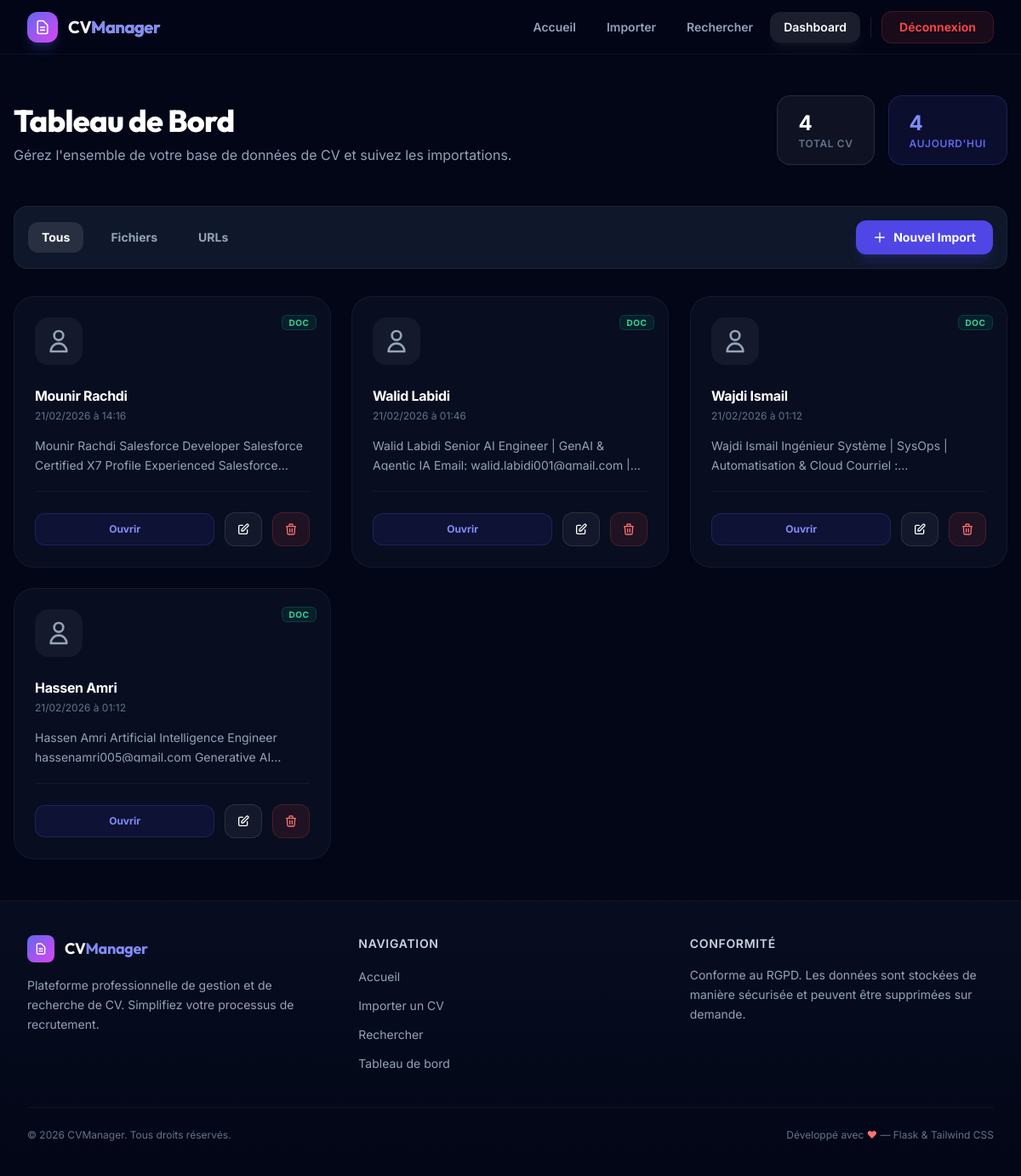
Page /dashboard (signed in) on the earlier database version.
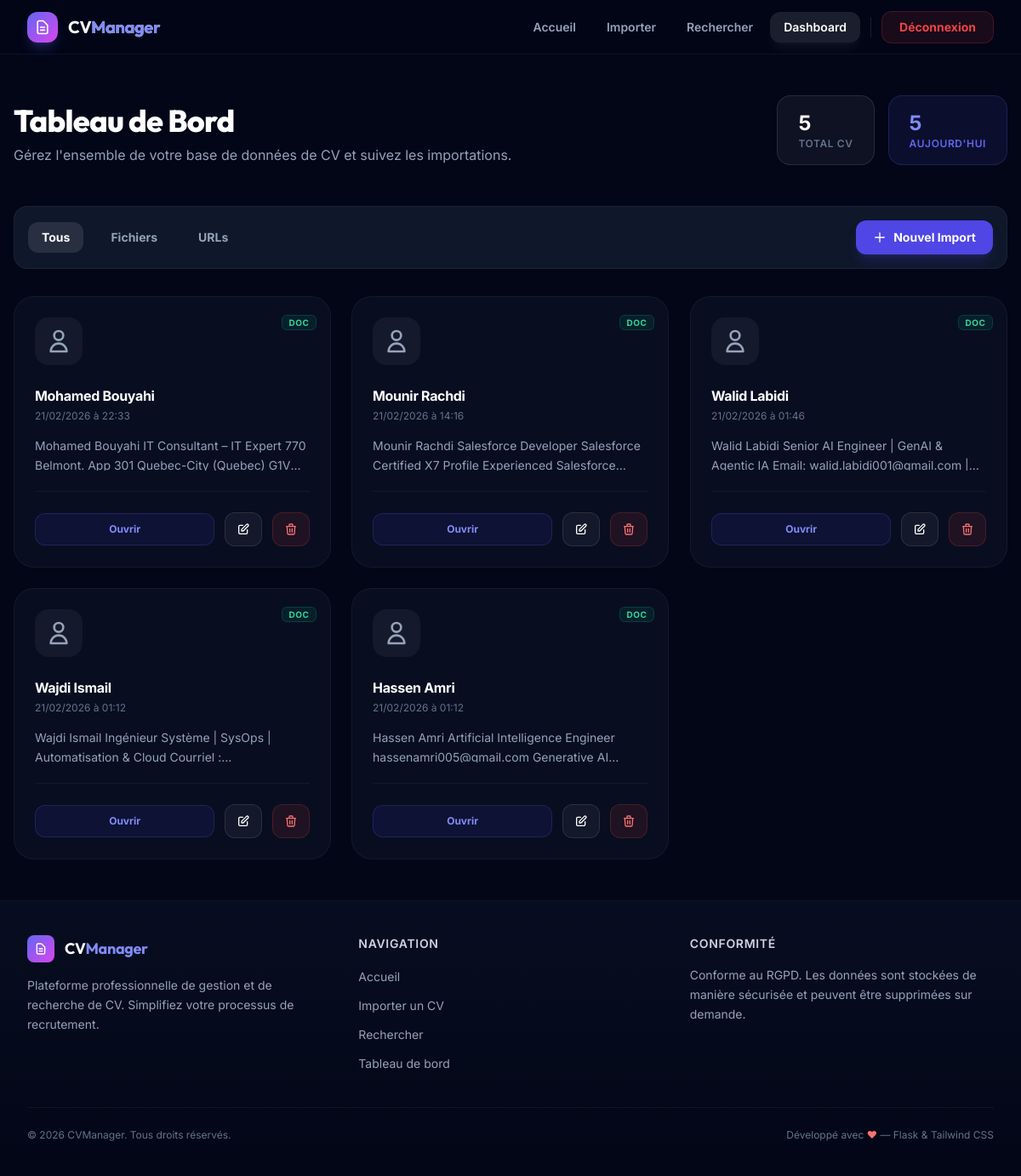
Same page on the later database version.
### tables this page shows
CREATE TABLE cvs (
            id INTEGER PRIMARY KEY AUTOINCREMENT,
            filename TEXT NOT NULL,
            original_filename TEXT,
            file_type TEXT DEFAULT 'file',
            url TEXT,
            text TEXT,
            metadata_json TEXT DEFAULT '{}',
            created_at DATETIME DEFAULT CURRENT_TIMESTAMP,
            updated_at DATETIME DEFAULT CURRENT_TIMESTAMP
        );

### app.py (the view)
@app.route('/dashboard')
@login_required
def dashboard():
    page = request.args.get('page', 1, type=int)
    filter_type = request.args.get('type', '')
    cvs, total, total_pages = get_all_cvs(page=page, file_type=filter_type)
    stats = get_stats()
    return render_template(
        'dashboard.html',
        cvs=cvs,
        total=total,
        page=page,
        total_pages=total_pages,
        stats=stats,
        filter_type=filter_type
    )

### templates/dashboard.html (shortened to what this page needs)
{% extends 'base.html' %}
{% block content %}
<div class="max-w-7xl mx-auto px-4 py-12">
    <div class="flex flex-col lg:flex-row lg:items-end justify-between gap-8 mb-12">
        <div>
            <h1 class="text-4xl font-display font-extrabold text-white mb-2">Tableau de Bord</h1>
            <p class="text-surface-400">Gérez l'ensemble de votre base de données de CV et suivez les importations.</p>
        </div>
        <div class="flex gap-4">
            <div class="px-6 py-4 rounded-2xl bg-white/5 border border-white/10">
                <div class="text-2xl font-bold text-white">{{ stats.total }}</div>
                <div class="text-xs font-semibold text-surface-500 uppercase tracking-wider">Total CV</div>
            </div>
            <div class="px-6 py-4 rounded-2xl bg-brand-500/10 border border-brand-500/20">
                <div class="text-2xl font-bold text-brand-400">{{ stats.today }}</div>
                <div class="text-xs font-semibold text-brand-500 uppercase tracking-wider">Aujourd'hui</div>
            </div>
        </div>
    </div>
    <div
        class="flex flex-col md:flex-row md:items-center justify-between gap-6 mb-8 bg-surface-900 border border-white/5 p-4 rounded-2xl">
        <div class="flex items-center gap-4">
            <a href="{{ url_for('dashboard') }}"
                class="px-4 py-2 rounded-xl text-sm font-bold transition-all {% if not filter_type %}bg-white/10 text-white{% else %}text-surface-400 hover:text-white hover:bg-white/5{% endif %}">Tous</a>
            <a href="{{ url_for('dashboard', type='file') }}"
                class="px-4 py-2 rounded-xl text-sm font-bold transition-all {% if filter_type == 'file' %}bg-white/10 text-white{% else %}text-surface-400 hover:text-white hover:bg-white/5{% endif %}">Fichiers</a>
            <a href="{{ url_for('dashboard', type='url') }}"
                class="px-4 py-2 rounded-xl text-sm font-bold transition-all {% if filter_type == 'url' %}bg-white/10 text-white{% else %}text-surface-400 hover:text-white hover:bg-white/5{% endif %}">URLs</a>
        </div>
        <a href="{{ url_for('upload') }}"
            class="inline-flex items-center gap-2 px-5 py-2.5 bg-brand-600 hover:bg-brand-500 text-white text-sm font-bold rounded-xl transition-all shadow-lg shadow-brand-600/20">
            <svg class="w-4 h-4" fill="none" stroke="currentColor" viewBox="0 0 24 24">
                <path stroke-linecap="round" stroke-linejoin="round" stroke-width="2" d="M12 4v16m8-8H4" />
            </svg>
            Nouvel Import
        </a>
    </div>
    {% if cvs %}
    <div class="grid grid-cols-1 md:grid-cols-2 lg:grid-cols-3 xl:grid-cols-4 gap-6">
        {% for cv in cvs %}
        {% set meta = cv.metadata_json|from_json %}
        <div class="group relative bg-surface-900/50 border border-white/5 hover:border-brand-500/30 rounded-3xl p-6 transition-all duration-300 animate-scale-in hover:-translate-y-1 hover:shadow-2xl hover:shadow-brand-500/10 cursor-pointer"
            onclick="if(!window.preventClick) location.href='{{ url_for('view_cv', cv_id=cv.id) }}'"
            style="animation-delay: {{ loop.index0 * 0.03 }}s">
            <div class="absolute top-4 right-4">
                {% if cv.file_type == 'file' %}
                <span
                    class="px-2 py-0.5 rounded-md bg-emerald-500/10 text-emerald-400 text-[10px] font-bold uppercase tracking-wider border border-emerald-500/20">DOC</span>
                {% else %}
                <span
                    class="px-2 py-0.5 rounded-md bg-blue-500/10 text-blue-400 text-[10px] font-bold uppercase tracking-wider border border-blue-500/20">URL</span>
                {% endif %}
            </div>
            <div
                class="w-14 h-14 rounded-2xl bg-white/5 flex items-center justify-center text-surface-400 mb-6 group-hover:bg-brand-500/10 group-hover:text-brand-400 transition-all duration-300">
                <svg class="w-8 h-8" fill="none" stroke="currentColor" viewBox="0 0 24 24">
                    <path stroke-linecap="round" stroke-linejoin="round" stroke-width="2"
                        d="M16 7a4 4 0 11-8 0 4 4 0 018 0zM12 14a7 7 0 00-7 7h14a7 7 0 00-7-7z" />
                </svg>
            </div>
            <h3 class="font-bold text-white mb-1 truncate" title="{{ cv.original_filename }}">
                {{ meta.name if meta.name and meta.name != 'Inconnu' else cv.original_filename|preview(30) }}
            </h3>
            <p class="text-xs text-surface-500 mb-4">{{ cv.created_at|format_date }}</p>
            <p class="text-sm text-surface-400 leading-relaxed line-clamp-2 mb-6 h-10">
                {{ cv.text|preview(100) if cv.text else "Contenu en attente..." }}
            </p>
            <div class="flex items-center justify-between gap-3 pt-6 border-t border-white/5"
                onclick="window.preventClick = true; setTimeout(() => window.preventClick = false, 100)">
                <a href="{{ url_for('view_cv', cv_id=cv.id) }}"
                    class="flex-1 inline-flex items-center justify-center py-2.5 bg-brand-600/10 hover:bg-brand-600 text-brand-400 hover:text-white text-xs font-bold rounded-xl transition-all border border-brand-500/20">
                    Ouvrir
                </a>
                <a href="{{ url_for('edit_cv', cv_id=cv.id) }}"
                    class="w-11 h-10 flex items-center justify-center bg-white/5 hover:bg-white/10 text-white rounded-xl transition-all border border-white/10"
                    title="Modifier">
                    <svg class="w-4 h-4" fill="none" stroke="currentColor" viewBox="0 0 24 24">
                        <path stroke-linecap="round" stroke-linejoin="round" stroke-width="2"
                            d="M11 5H6a2 2 0 00-2 2v11a2 2 0 002 2h11a2 2 0 002-2v-5m-1.414-9.414a2 2 0 112.828 2.828L11.828 15H9v-2.828l8.586-8.586z" />
                    </svg>
                </a>
                <form action="{{ url_for('delete_cv_route', cv_id=cv.id) }}" method="POST"
                    onsubmit="return confirm('Supprimer ce CV ?')" class="contents">
                    <button type="submit"
                        class="w-11 h-10 flex items-center justify-center bg-red-500/10 hover:bg-red-500 text-red-400 hover:text-white rounded-xl transition-all border border-red-500/20"
                        title="Supprimer">
                        <svg class="w-4 h-4" fill="none" stroke="currentColor" viewBox="0 0 24 24">
                            <path stroke-linecap="round" stroke-linejoin="round" stroke-width="2"
                                d="M19 7l-.867 12.142A2 2 0 0116.138 21H7.862a2 2 0 01-1.995-1.858L5 7m5 4v6m4-6v6m1-10V4a1 1 0 00-1-1h-4a1 1 0 00-1 1v3M4 7h16" />
                        </svg>
                    </button>
                </form>
            </div>
        </div>
        {% endfor %}
    </div>
    {% endif %}
</div>
{% endblock %}

### templates/base.html (shortened to what this page needs)
<!DOCTYPE html>
<html lang="fr" class="scroll-smooth">
<head>
    <script src="https://cdn.tailwindcss.com"></script>
    <link rel="stylesheet" href="{{ url_for('static', filename='css/custom.css') }}">
</head>
<body class="bg-surface-950 text-white font-sans min-h-screen flex flex-col antialiased">
    <nav id="main-nav" class="fixed top-0 left-0 right-0 z-50 transition-all duration-300">
        <div class="absolute inset-0 bg-surface-950/80 backdrop-blur-xl border-b border-white/5"></div>
        <div class="relative max-w-7xl mx-auto px-4 sm:px-6 lg:px-8">
            <div class="flex items-center justify-between h-16 lg:h-18">
                <a href="{{ url_for('landing') }}" class="flex items-center gap-3 group" id="nav-logo">
                    <div
                        class="relative w-9 h-9 rounded-xl bg-gradient-to-br from-brand-500 to-accent-500 flex items-center justify-center shadow-lg shadow-brand-500/25 group-hover:shadow-brand-500/40 transition-shadow duration-300">
                        <svg class="w-5 h-5 text-white" fill="none" stroke="currentColor" viewBox="0 0 24 24">
                            <path stroke-linecap="round" stroke-linejoin="round" stroke-width="2"
                                d="M9 12h6m-6 4h6m2 5H7a2 2 0 01-2-2V5a2 2 0 012-2h5.586a1 1 0 01.707.293l5.414 5.414a1 1 0 01.293.707V19a2 2 0 01-2 2z" />
                        </svg>
                    </div>
                    <span
                        class="text-xl font-display font-bold bg-gradient-to-r from-white to-surface-300 bg-clip-text text-transparent">
                        CV<span class="text-brand-400">Manager</span>
                    </span>
                </a>
                <div class="hidden md:flex items-center gap-1" id="desktop-nav">
                    <a href="{{ url_for('landing') }}"
                        class="nav-link px-4 py-2 rounded-xl text-sm font-semibold transition-all duration-300 {% if request.endpoint == 'landing' %}text-white bg-white/10 shadow-lg shadow-white/5{% else %}text-surface-400 hover:text-white hover:bg-white/5{% endif %}">
                        Accueil
                    </a>
                    <a href="{{ url_for('upload') }}"
                        class="nav-link px-4 py-2 rounded-xl text-sm font-semibold transition-all duration-300 {% if request.endpoint == 'upload' %}text-white bg-white/10 shadow-lg shadow-white/5{% else %}text-surface-400 hover:text-white hover:bg-white/5{% endif %}">
                        Importer
                    </a>
                    {% if session.logged_in %}
                    <a href="{{ url_for('search') }}"
                        class="nav-link px-4 py-2 rounded-xl text-sm font-semibold transition-all duration-300 {% if request.endpoint == 'search' %}text-white bg-white/10 shadow-lg shadow-white/5{% else %}text-surface-400 hover:text-white hover:bg-white/5{% endif %}">
                        Rechercher
                    </a>
                    <a href="{{ url_for('dashboard') }}"
                        class="nav-link px-4 py-2 rounded-xl text-sm font-semibold transition-all duration-300 {% if request.endpoint == 'dashboard' %}text-white bg-white/10 shadow-lg shadow-white/5{% else %}text-surface-400 hover:text-white hover:bg-white/5{% endif %}">
                        Dashboard
                    </a>
                    <a href="{{ url_for('logout') }}"
                        class="px-5 py-2 rounded-xl bg-red-500/10 hover:bg-red-500/20 text-red-500 text-sm font-bold transition-all border border-red-500/20">
                        Déconnexion
                    </a>
                    {% else %}
                    <div class="w-px h-6 bg-white/10 mx-2"></div>
                    <a href="{{ url_for('login') }}"
                        class="px-5 py-2 rounded-xl bg-brand-600 hover:bg-brand-500 text-white text-sm font-bold transition-all shadow-lg shadow-brand-600/20">
                        Connexion Admin
                    </a>
                    {% endif %}
                </div>
            </div>
        </div>
    </nav>
    <main class="flex-1 pt-16 lg:pt-18">
        {% block content %}{% endblock %}
    </main>
    <footer class="relative mt-auto border-t border-white/5">
        <div class="absolute inset-0 bg-gradient-to-t from-surface-950 to-surface-900/50"></div>
        <div class="relative max-w-7xl mx-auto px-4 sm:px-6 lg:px-8 py-10">
            <div class="grid grid-cols-1 md:grid-cols-3 gap-8">
                <div>
                    <div class="flex items-center gap-3 mb-4">
                        <div
                            class="w-8 h-8 rounded-lg bg-gradient-to-br from-brand-500 to-accent-500 flex items-center justify-center">
                            <svg class="w-4 h-4 text-white" fill="none" stroke="currentColor" viewBox="0 0 24 24">
                                <path stroke-linecap="round" stroke-linejoin="round" stroke-width="2"
                                    d="M9 12h6m-6 4h6m2 5H7a2 2 0 01-2-2V5a2 2 0 012-2h5.586a1 1 0 01.707.293l5.414 5.414a1 1 0 01.293.707V19a2 2 0 01-2 2z" />
                            </svg>
                        </div>
                        <span class="font-display font-bold text-lg">CV<span
                                class="text-brand-400">Manager</span></span>
                    </div>
                    <p class="text-surface-400 text-sm leading-relaxed">
                        Plateforme professionnelle de gestion et de recherche de CV. Simplifiez votre processus de
                        recrutement.
                    </p>
                </div>
                <div>
                    <h3 class="text-sm font-semibold text-surface-300 uppercase tracking-wider mb-4">Navigation</h3>
                    <ul class="space-y-2.5">
                        <li><a href="{{ url_for('landing') }}"
                                class="text-sm text-surface-400 hover:text-brand-400 transition-colors">Accueil</a></li>
                        <li><a href="{{ url_for('upload') }}"
                                class="text-sm text-surface-400 hover:text-brand-400 transition-colors">Importer un
                                CV</a></li>
                        {% if session.logged_in %}
                        <li><a href="{{ url_for('search') }}"
                                class="text-sm text-surface-400 hover:text-brand-400 transition-colors">Rechercher</a>
                        </li>
                        <li><a href="{{ url_for('dashboard') }}"
                                class="text-sm text-surface-400 hover:text-brand-400 transition-colors">Tableau de
                                bord</a></li>
                        {% else %}
                        <li><a href="{{ url_for('login') }}"
                                class="text-sm text-surface-400 hover:text-brand-400 transition-colors">Connexion
                                Admin</a></li>
                        {% endif %}
                    </ul>
                </div>
                <div>
                    <h3 class="text-sm font-semibold text-surface-300 uppercase tracking-wider mb-4">Conformité</h3>
                    <p class="text-sm text-surface-400 leading-relaxed">
                        Conforme au RGPD. Les données sont stockées de manière sécurisée et peuvent être supprimées sur
                        demande.
                    </p>
                </div>
            </div>
            <div
                class="mt-10 pt-6 border-t border-white/5 flex flex-col sm:flex-row justify-between items-center gap-4">
                <p class="text-xs text-surface-500">&copy; 2026 CVManager. Tous droits réservés.</p>
                <p class="text-xs text-surface-500">Développé avec <span class="text-red-400">♥</span> — Flask &
                    Tailwind CSS</p>
            </div>
        </div>
    </footer>
</body>
</html>

Differences in the rows shown:
added cvs: file_type "DOC", name "Mohamed Bouyahi", created_at "21/02/2026 à 22:33", text|preview "Mohamed Bouyahi IT Consultant – IT Expert 770 Belmont. App 301 Quebec-City (Quebec)…"
Other differences:
{{ stats.total }}: "4" → "5"
{{ stats.today }}: "4" → "5"
